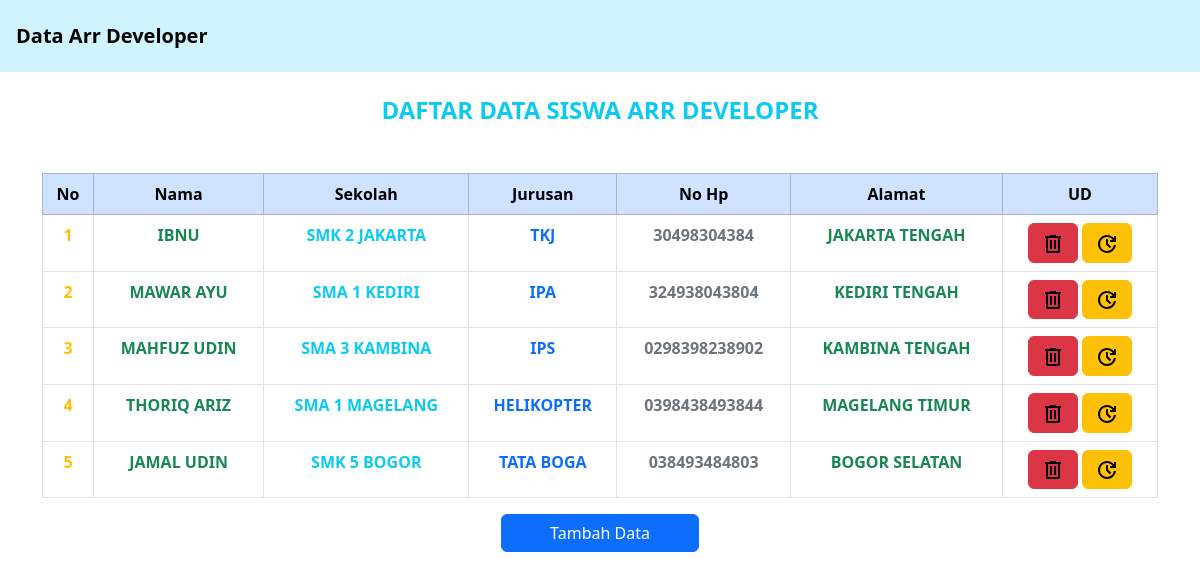
The page / on the database its author committed.
### tables this page shows
CREATE TABLE `peserta` (
  `id_peserta` int(11) NOT NULL,
  `nama` varchar(50) NOT NULL,
  `sekolah` varchar(50) NOT NULL,
  `jurusan` varchar(50) NOT NULL,
  `no_hp` char(13) NOT NULL,
  `alamat` varchar(50) NOT NULL
);

### index.php (the view, shortened to what this page needs)
<!DOCTYPE html>
<html lang="id">
<head>
    <link href="https://cdn.jsdelivr.net/npm/bootstrap@5.3.2/dist/css/bootstrap.min.css" rel="stylesheet">
</head>
<body>
    <nav class="navbar navbar-dark bg-info-subtle">
        <span class="navbar-brand mb-0 h1 p-3 text-black fw-bold">Data Arr Developer</span>
    </nav>
    <div class="container">
        <br>
        <h4>
            <center class="text-center text-info fw-bold">DAFTAR DATA SISWA ARR DEVELOPER</center>
        </h4>
        <br>
        <table class="my-3 table table-bordered text-center">
            <thead class="table-primary">
                <tr>
                    <th>No</th>
                    <th>Nama</th>
                    <th>Sekolah</th>
                    <th>Jurusan</th>
                    <th>No Hp</th>
                    <th>Alamat</th>
                    <th colspan='2'>UD</th>
                </tr>
            </thead>
            <tbody>
                <?php
                    include "koneksi.php";
                    $sql = "select * from peserta order by id_peserta desc";
                    $hasil = mysqli_query($kon, $sql);
                    $no = 0;
                    while ($data = mysqli_fetch_array($hasil)) {
                        $no++;
                ?>
                <tr>
                    <td class="text-warning fw-bold"><?php echo $no; ?></td>
                    <td class="text-success fw-bold"><?php echo $data["nama"]; ?></td>
                    <td class="text-info fw-bold"><?php echo $data["sekolah"]; ?></td>
                    <td class="text-primary fw-bold"><?php echo $data["jurusan"]; ?></td>
                    <td class="text-secondary fw-bold"><?php echo $data["no_hp"]; ?></td>
                    <td  class="text-success fw-bold"><?php echo $data["alamat"]; ?></td>
                    <td>
                        <a href="<?php echo htmlspecialchars($_SERVER["PHP_SELF"]); ?>?id_peserta=<?php echo $data['id_peserta']; ?>" class="btn btn-danger" role="button">
                         <svg xmlns="http://www.w3.org/2000/svg" height="24" viewBox="0 -960 960 960" width="24"><path d="M280-120q-33 0-56.5-23.5T200-200v-520h-40v-80h200v-40h240v40h200v80h-40v520q0 33-23.5 56.5T680-120H280Zm400-600H280v520h400v-520ZM360-280h80v-360h-80v360Zm160 0h80v-360h-80v360ZM280-720v520-520Z"/></svg>
                        </a>
                        <a href="update.php?id_peserta=<?php echo htmlspecialchars($data['id_peserta']); ?>" class="btn btn-warning" role="button">
                        </a>
                    </td>
                </tr>
                <?php
                    }
                ?>
            </tbody>
        </table>
        <div class="pb-2 text-center">
         <a href="create.php" class="btn btn-primary px-5" role="button">Tambah Data</a>
        </div>
    </div>
</body>
</html>

### rows shown on the page
peserta: nama "IBNU", sekolah "SMK 2 JAKARTA", jurusan "TKJ", no_hp "30498304384", alamat "JAKARTA TENGAH"
peserta: nama "MAWAR AYU", sekolah "SMA 1 KEDIRI", jurusan "IPA", no_hp "324938043804", alamat "KEDIRI TENGAH"
peserta: nama "MAHFUZ UDIN", sekolah "SMA 3 KAMBINA", jurusan "IPS", no_hp "0298398238902", alamat "KAMBINA TENGAH"
peserta: nama "THORIQ ARIZ", sekolah "SMA 1 MAGELANG", jurusan "HELIKOPTER", no_hp "0398438493844", alamat "MAGELANG TIMUR"
peserta: nama "JAMAL UDIN", sekolah "SMK 5 BOGOR", jurusan "TATA BOGA", no_hp "038493484803", alamat "BOGOR SELATAN"
